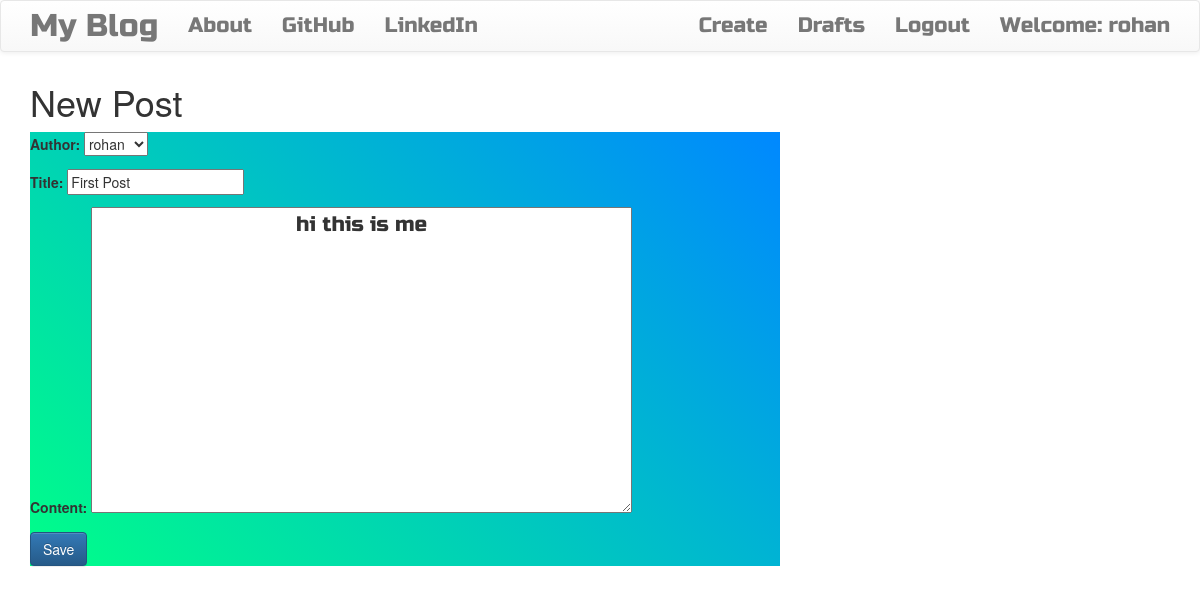
The app's page /post/3/edit (signed in) with its own data.
### blog/models.py (models this page shows, shortened)
class Post(models.Model):
    author = models.ForeignKey('auth.User',on_delete=models.CASCADE) #Builtin User table's userid is fk to Post Table
    title = models.CharField(max_length = 256)
    content = models.TextField()
    created_date = models.DateField(default = timezone.now)
    published_date = models.DateField(blank=True, null=True)

### blog/views.py (the view)
# urls.py: url(r'^post/(?P<pk>\d+)/edit$', views.PostUpdateView.as_view(), name='post_edit'),
class PostUpdateView(LoginRequiredMixin, UpdateView):
     login_url = '/login/'
     redirect_field_name = 'blog/post_detail.html'
     form_class = PostForm #connects forms.py to model.py
     model = Post

### blog/forms.py
class PostForm(forms.ModelForm):
    class Meta():
        model = Post
        fields = ('author', 'title', 'content')
        widgets={
            'title': forms.TextInput(attrs={'class':'textinputclass'}),
            'content':forms.Textarea(attrs={'class':'editable medium-editor-textarea postcontent', 'id':'editor1'})
        }

### blog/templates/blog/post_form.html (shortened to what this page needs)
{% extends "blog/base.html" %}
{% block content %}
<h1>New Post</h1>
<form class="post-form loader"  method="POST">
  {{form.as_p}}
  <button type="submit" class="btn btn-primary">Save</button>
</form>
{% endblock %}

### blog/templates/blog/base.html (shortened to what this page needs)
<!DOCTYPE html>
{% load static %}
<html lang="en" dir="ltr">
  <head>
    <link rel="stylesheet" href="https://maxcdn.bootstrapcdn.com/bootstrap/3.3.7/css/bootstrap.min.css">
    <link rel="stylesheet" href="https://maxcdn.bootstrapcdn.com/bootstrap/3.3.7/css/bootstrap-theme.min.css">
    <link rel="stylesheet" href="//cdn.jsdelivr.net/npm/medium-editor@latest/dist/css/medium-editor.min.css" type="text/css" media="screen" charset="utf-8">
    <link rel="stylesheet" href="//cdn.jsdelivr.net/npm/medium-editor@latest/dist/css/medium-editor.min.css" type="text/css" media="screen" charset="utf-8">
    <link rel="stylesheet" href="{%static 'css/blog.css'%}">
  </head>
  <body>
    <nav class="navbar navbar-default techfonts custom-navbar">
      <div class="container">
        <ul class="nav navbar-nav">
          <li><a class="navbar-brand bigbrand" href="{% url 'blog:post_list' %}">My Blog</a></li>
          <li><a class="navbar-link" href="{% url 'blog:about' %}">About</a></li>
          <li><a class="navbar-link" href="https://www.github.com">GitHub</a></li>
          <li><a class="navbar-link" href="https://www.linkedin.com">LinkedIn</a></li>
        </ul>
        <ul class="nav navbar-nav navbar-right">
          {% if user.is_authenticated %}
          <li><a href="{% url 'blog:post_new' %}">Create</a></li>
          <li><a href="{% url 'blog:post_draft_list' %}">Drafts</a></li>
          <li><a href="{% url 'logout' %}">Logout</a></li>
          <li><a >Welcome: {{ user.username }}</a></li>
          {% else %}
          <li><a href="{% url 'login' %}"><span class="glyphicon glyphicon-user"></span></a></li>
          {% endif %}
        </ul>
      </div>
    </nav>
    <div class="container">
      <div class="row">
        <div class="col-md-8">
          <div class="blog_post">
            {% block content %}
            {% endblock %}
          </div>
        </div>
      </div>
    </div>
  </body>
</html>

### blog/static/css/blog.css (style rules this page uses)
.techfonts { font-family: 'Russo One', sans-serif; font-size: 1.5em; margin-bottom: 10px; }
.bigbrand { font-size: 1.5em; }
.postcontent { font-family: 'Russo One', sans-serif; font-size: 1.5em; text-align: center; margin: auto; }
.loader { filter:hue-rotate(0deg); background:linear-gradient(45deg,#0f8,#08f); animation:hue 10000ms infinite linear; }

### records on screen
Post: author "rohan", title "First Post", content "hi this is me"

### other values on screen
{{ user.username }} "rohan"
